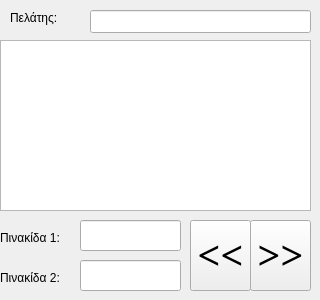
<?xml version="1.0" encoding="UTF-8"?>
<ui version="4.0">
 <class>fortosi_new_1Class</class>
 <widget class="QWidget" name="fortosi_new_1Class">
  <property name="geometry">
   <rect>
    <x>0</x>
    <y>0</y>
    <width>320</width>
    <height>300</height>
   </rect>
  </property>
  <property name="windowTitle">
   <string>Νέα Φόρτωση</string>
  </property>
  <widget class="QLabel" name="label">
   <property name="geometry">
    <rect>
     <x>10</x>
     <y>10</y>
     <width>61</width>
     <height>16</height>
    </rect>
   </property>
   <property name="text">
    <string>Πελάτης:</string>
   </property>
  </widget>
  <widget class="QLineEdit" name="lineEdit">
   <property name="geometry">
    <rect>
     <x>80</x>
     <y>220</y>
     <width>101</width>
     <height>31</height>
    </rect>
   </property>
  </widget>
  <widget class="QLabel" name="label_2">
   <property name="geometry">
    <rect>
     <x>0</x>
     <y>230</y>
     <width>71</width>
     <height>16</height>
    </rect>
   </property>
   <property name="text">
    <string>Πινακίδα 1:</string>
   </property>
  </widget>
  <widget class="QLabel" name="label_3">
   <property name="geometry">
    <rect>
     <x>0</x>
     <y>270</y>
     <width>71</width>
     <height>16</height>
    </rect>
   </property>
   <property name="text">
    <string>Πινακίδα 2:</string>
   </property>
  </widget>
  <widget class="QLineEdit" name="lineEdit_2">
   <property name="geometry">
    <rect>
     <x>80</x>
     <y>260</y>
     <width>101</width>
     <height>31</height>
    </rect>
   </property>
  </widget>
  <widget class="QPushButton" name="pushFront">
   <property name="geometry">
    <rect>
     <x>250</x>
     <y>220</y>
     <width>61</width>
     <height>71</height>
    </rect>
   </property>
   <property name="font">
    <font>
     <family>Times New Roman</family>
     <pointsize>30</pointsize>
     <weight>75</weight>
     <bold>true</bold>
    </font>
   </property>
   <property name="text">
    <string>&gt;&gt;</string>
   </property>
  </widget>
  <widget class="QPushButton" name="pushBack">
   <property name="geometry">
    <rect>
     <x>190</x>
     <y>220</y>
     <width>61</width>
     <height>71</height>
    </rect>
   </property>
   <property name="font">
    <font>
     <family>Times New Roman</family>
     <pointsize>30</pointsize>
     <weight>75</weight>
     <bold>true</bold>
    </font>
   </property>
   <property name="text">
    <string>&lt;&lt;</string>
   </property>
   <property name="shortcut">
    <string>Esc</string>
   </property>
  </widget>
  <widget class="QLineEdit" name="lineEdit_3">
   <property name="geometry">
    <rect>
     <x>90</x>
     <y>10</y>
     <width>221</width>
     <height>23</height>
    </rect>
   </property>
  </widget>
  <widget class="QTableWidget" name="tableWidget">
   <property name="geometry">
    <rect>
     <x>0</x>
     <y>40</y>
     <width>311</width>
     <height>171</height>
    </rect>
   </property>
   <attribute name="verticalHeaderVisible">
    <bool>false</bool>
   </attribute>
   <attribute name="verticalHeaderVisible">
    <bool>false</bool>
   </attribute>
  </widget>
 </widget>
 <layoutdefault spacing="6" margin="11"/>
 <resources/>
 <connections/>
</ui>
